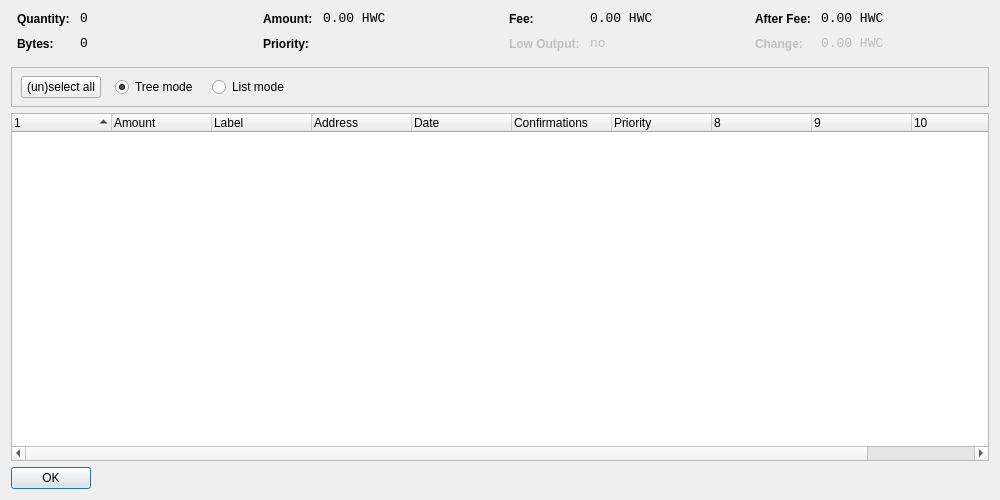
<?xml version="1.0" encoding="UTF-8"?>
<ui version="4.0">
 <class>CoinControlDialog</class>
 <widget class="QDialog" name="CoinControlDialog">
  <property name="geometry">
   <rect>
    <x>0</x>
    <y>0</y>
    <width>1000</width>
    <height>500</height>
   </rect>
  </property>
  <property name="windowTitle">
   <string>Coin Control</string>
  </property>
  <layout class="QVBoxLayout" name="verticalLayout">
   <item>
    <layout class="QHBoxLayout" name="horizontalLayoutTop" stretch="0,0,0,0">
     <property name="topMargin">
      <number>0</number>
     </property>
     <property name="bottomMargin">
      <number>10</number>
     </property>
     <item>
      <layout class="QFormLayout" name="formLayoutCoinControl1">
       <property name="horizontalSpacing">
        <number>10</number>
       </property>
       <property name="verticalSpacing">
        <number>10</number>
       </property>
       <property name="leftMargin">
        <number>6</number>
       </property>
       <property name="rightMargin">
        <number>6</number>
       </property>
       <item row="0" column="0">
        <widget class="QLabel" name="labelCoinControlQuantityText">
         <property name="styleSheet">
          <string notr="true">font-weight:bold;</string>
         </property>
         <property name="text">
          <string>Quantity:</string>
         </property>
        </widget>
       </item>
       <item row="0" column="1">
        <widget class="QLabel" name="labelCoinControlQuantity">
         <property name="font">
          <font>
           <family>Monospace</family>
           <pointsize>10</pointsize>
          </font>
         </property>
         <property name="cursor">
          <cursorShape>IBeamCursor</cursorShape>
         </property>
         <property name="contextMenuPolicy">
          <enum>Qt::ActionsContextMenu</enum>
         </property>
         <property name="text">
          <string notr="true">0</string>
         </property>
         <property name="textInteractionFlags">
          <set>Qt::LinksAccessibleByMouse|Qt::TextSelectableByKeyboard|Qt::TextSelectableByMouse</set>
         </property>
        </widget>
       </item>
       <item row="1" column="0">
        <widget class="QLabel" name="labelCoinControlBytesText">
         <property name="styleSheet">
          <string notr="true">font-weight:bold;</string>
         </property>
         <property name="text">
          <string>Bytes:</string>
         </property>
        </widget>
       </item>
       <item row="1" column="1">
        <widget class="QLabel" name="labelCoinControlBytes">
         <property name="font">
          <font>
           <family>Monospace</family>
           <pointsize>10</pointsize>
          </font>
         </property>
         <property name="cursor">
          <cursorShape>IBeamCursor</cursorShape>
         </property>
         <property name="contextMenuPolicy">
          <enum>Qt::ActionsContextMenu</enum>
         </property>
         <property name="text">
          <string notr="true">0</string>
         </property>
         <property name="textInteractionFlags">
          <set>Qt::LinksAccessibleByMouse|Qt::TextSelectableByKeyboard|Qt::TextSelectableByMouse</set>
         </property>
        </widget>
       </item>
      </layout>
     </item>
     <item>
      <layout class="QFormLayout" name="formLayoutCoinControl2">
       <property name="horizontalSpacing">
        <number>10</number>
       </property>
       <property name="verticalSpacing">
        <number>10</number>
       </property>
       <property name="leftMargin">
        <number>6</number>
       </property>
       <property name="rightMargin">
        <number>6</number>
       </property>
       <item row="0" column="0">
        <widget class="QLabel" name="labelCoinControlAmountText">
         <property name="styleSheet">
          <string notr="true">font-weight:bold;</string>
         </property>
         <property name="text">
          <string>Amount:</string>
         </property>
        </widget>
       </item>
       <item row="0" column="1">
        <widget class="QLabel" name="labelCoinControlAmount">
         <property name="font">
          <font>
           <family>Monospace</family>
           <pointsize>10</pointsize>
          </font>
         </property>
         <property name="cursor">
          <cursorShape>IBeamCursor</cursorShape>
         </property>
         <property name="contextMenuPolicy">
          <enum>Qt::ActionsContextMenu</enum>
         </property>
         <property name="text">
          <string notr="true">0.00 HWC</string>
         </property>
         <property name="textInteractionFlags">
          <set>Qt::LinksAccessibleByMouse|Qt::TextSelectableByKeyboard|Qt::TextSelectableByMouse</set>
         </property>
        </widget>
       </item>
       <item row="1" column="0">
        <widget class="QLabel" name="labelCoinControlPriorityText">
         <property name="styleSheet">
          <string notr="true">font-weight:bold;</string>
         </property>
         <property name="text">
          <string>Priority:</string>
         </property>
        </widget>
       </item>
       <item row="1" column="1">
        <widget class="QLabel" name="labelCoinControlPriority">
         <property name="font">
          <font>
           <family>Monospace</family>
           <pointsize>10</pointsize>
          </font>
         </property>
         <property name="cursor">
          <cursorShape>IBeamCursor</cursorShape>
         </property>
         <property name="contextMenuPolicy">
          <enum>Qt::ActionsContextMenu</enum>
         </property>
         <property name="text">
          <string/>
         </property>
         <property name="textInteractionFlags">
          <set>Qt::LinksAccessibleByMouse|Qt::TextSelectableByKeyboard|Qt::TextSelectableByMouse</set>
         </property>
        </widget>
       </item>
      </layout>
     </item>
     <item>
      <layout class="QFormLayout" name="formLayoutCoinControl3">
       <property name="horizontalSpacing">
        <number>10</number>
       </property>
       <property name="verticalSpacing">
        <number>10</number>
       </property>
       <property name="leftMargin">
        <number>6</number>
       </property>
       <property name="rightMargin">
        <number>6</number>
       </property>
       <item row="0" column="0">
        <widget class="QLabel" name="labelCoinControlFeeText">
         <property name="styleSheet">
          <string notr="true">font-weight:bold;</string>
         </property>
         <property name="text">
          <string>Fee:</string>
         </property>
        </widget>
       </item>
       <item row="0" column="1">
        <widget class="QLabel" name="labelCoinControlFee">
         <property name="font">
          <font>
           <family>Monospace</family>
           <pointsize>10</pointsize>
          </font>
         </property>
         <property name="cursor">
          <cursorShape>IBeamCursor</cursorShape>
         </property>
         <property name="contextMenuPolicy">
          <enum>Qt::ActionsContextMenu</enum>
         </property>
         <property name="text">
          <string notr="true">0.00 HWC</string>
         </property>
         <property name="textInteractionFlags">
          <set>Qt::LinksAccessibleByMouse|Qt::TextSelectableByKeyboard|Qt::TextSelectableByMouse</set>
         </property>
        </widget>
       </item>
       <item row="1" column="0">
        <widget class="QLabel" name="labelCoinControlLowOutputText">
         <property name="enabled">
          <bool>false</bool>
         </property>
         <property name="styleSheet">
          <string notr="true">font-weight:bold;</string>
         </property>
         <property name="text">
          <string>Low Output:</string>
         </property>
        </widget>
       </item>
       <item row="1" column="1">
        <widget class="QLabel" name="labelCoinControlLowOutput">
         <property name="enabled">
          <bool>false</bool>
         </property>
         <property name="font">
          <font>
           <family>Monospace</family>
           <pointsize>10</pointsize>
          </font>
         </property>
         <property name="cursor">
          <cursorShape>IBeamCursor</cursorShape>
         </property>
         <property name="contextMenuPolicy">
          <enum>Qt::ActionsContextMenu</enum>
         </property>
         <property name="text">
          <string notr="true">no</string>
         </property>
         <property name="textInteractionFlags">
          <set>Qt::LinksAccessibleByMouse|Qt::TextSelectableByKeyboard|Qt::TextSelectableByMouse</set>
         </property>
        </widget>
       </item>
      </layout>
     </item>
     <item>
      <layout class="QFormLayout" name="formLayoutCoinControl4">
       <property name="horizontalSpacing">
        <number>10</number>
       </property>
       <property name="verticalSpacing">
        <number>10</number>
       </property>
       <property name="leftMargin">
        <number>6</number>
       </property>
       <property name="rightMargin">
        <number>6</number>
       </property>
       <item row="0" column="0">
        <widget class="QLabel" name="labelCoinControlAfterFeeText">
         <property name="styleSheet">
          <string notr="true">font-weight:bold;</string>
         </property>
         <property name="text">
          <string>After Fee:</string>
         </property>
        </widget>
       </item>
       <item row="0" column="1">
        <widget class="QLabel" name="labelCoinControlAfterFee">
         <property name="font">
          <font>
           <family>Monospace</family>
           <pointsize>10</pointsize>
          </font>
         </property>
         <property name="cursor">
          <cursorShape>IBeamCursor</cursorShape>
         </property>
         <property name="contextMenuPolicy">
          <enum>Qt::ActionsContextMenu</enum>
         </property>
         <property name="text">
          <string notr="true">0.00 HWC</string>
         </property>
         <property name="textInteractionFlags">
          <set>Qt::LinksAccessibleByMouse|Qt::TextSelectableByKeyboard|Qt::TextSelectableByMouse</set>
         </property>
        </widget>
       </item>
       <item row="1" column="0">
        <widget class="QLabel" name="labelCoinControlChangeText">
         <property name="enabled">
          <bool>false</bool>
         </property>
         <property name="styleSheet">
          <string notr="true">font-weight:bold;</string>
         </property>
         <property name="text">
          <string>Change:</string>
         </property>
        </widget>
       </item>
       <item row="1" column="1">
        <widget class="QLabel" name="labelCoinControlChange">
         <property name="enabled">
          <bool>false</bool>
         </property>
         <property name="font">
          <font>
           <family>Monospace</family>
           <pointsize>10</pointsize>
          </font>
         </property>
         <property name="cursor">
          <cursorShape>IBeamCursor</cursorShape>
         </property>
         <property name="contextMenuPolicy">
          <enum>Qt::ActionsContextMenu</enum>
         </property>
         <property name="text">
          <string notr="true">0.00 HWC</string>
         </property>
         <property name="textInteractionFlags">
          <set>Qt::LinksAccessibleByMouse|Qt::TextSelectableByKeyboard|Qt::TextSelectableByMouse</set>
         </property>
        </widget>
       </item>
      </layout>
     </item>
    </layout>
   </item>
   <item>
    <widget class="QFrame" name="frame">
     <property name="minimumSize">
      <size>
       <width>0</width>
       <height>40</height>
      </size>
     </property>
     <property name="frameShape">
      <enum>QFrame::StyledPanel</enum>
     </property>
     <property name="frameShadow">
      <enum>QFrame::Sunken</enum>
     </property>
     <widget class="QWidget" name="horizontalLayoutWidget">
      <property name="geometry">
       <rect>
        <x>10</x>
        <y>0</y>
        <width>781</width>
        <height>41</height>
       </rect>
      </property>
      <layout class="QHBoxLayout" name="horizontalLayoutPanel" stretch="0,0,0,0,0">
       <property name="spacing">
        <number>14</number>
       </property>
       <item>
        <widget class="QPushButton" name="pushButtonSelectAll">
         <property name="sizePolicy">
          <sizepolicy hsizetype="Maximum" vsizetype="Fixed">
           <horstretch>0</horstretch>
           <verstretch>0</verstretch>
          </sizepolicy>
         </property>
         <property name="text">
          <string>(un)select all</string>
         </property>
        </widget>
       </item>
       <item>
        <widget class="QRadioButton" name="radioTreeMode">
         <property name="sizePolicy">
          <sizepolicy hsizetype="Maximum" vsizetype="Fixed">
           <horstretch>0</horstretch>
           <verstretch>0</verstretch>
          </sizepolicy>
         </property>
         <property name="text">
          <string>Tree mode</string>
         </property>
         <property name="checked">
          <bool>true</bool>
         </property>
        </widget>
       </item>
       <item>
        <widget class="QRadioButton" name="radioListMode">
         <property name="sizePolicy">
          <sizepolicy hsizetype="Maximum" vsizetype="Fixed">
           <horstretch>0</horstretch>
           <verstretch>0</verstretch>
          </sizepolicy>
         </property>
         <property name="text">
          <string>List mode</string>
         </property>
        </widget>
       </item>
       <item>
        <spacer name="horizontalSpacer">
         <property name="orientation">
          <enum>Qt::Horizontal</enum>
         </property>
         <property name="sizeHint" stdset="0">
          <size>
           <width>40</width>
           <height>20</height>
          </size>
         </property>
        </spacer>
       </item>
      </layout>
     </widget>
    </widget>
   </item>
   <item>
    <widget class="CoinControlTreeWidget" name="treeWidget">
     <property name="contextMenuPolicy">
      <enum>Qt::CustomContextMenu</enum>
     </property>
     <property name="sortingEnabled">
      <bool>false</bool>
     </property>
     <property name="columnCount">
      <number>11</number>
     </property>
     <attribute name="headerShowSortIndicator" stdset="0">
      <bool>true</bool>
     </attribute>
     <attribute name="headerStretchLastSection">
      <bool>false</bool>
     </attribute>
     <column>
      <property name="text">
       <string/>
      </property>
     </column>
     <column>
      <property name="text">
       <string>Amount</string>
      </property>
     </column>
     <column>
      <property name="text">
       <string>Label</string>
      </property>
     </column>
     <column>
      <property name="text">
       <string>Address</string>
      </property>
     </column>
     <column>
      <property name="text">
       <string>Date</string>
      </property>
     </column>
     <column>
      <property name="text">
       <string>Confirmations</string>
      </property>
      <property name="toolTip">
       <string>Confirmed</string>
      </property>
     </column>
     <column>
      <property name="text">
       <string>Priority</string>
      </property>
     </column>
     <column>
      <property name="text">
       <string/>
      </property>
     </column>
     <column>
      <property name="text">
       <string/>
      </property>
     </column>
     <column>
      <property name="text">
       <string/>
      </property>
     </column>
     <column>
      <property name="text">
       <string/>
      </property>
     </column>
    </widget>
   </item>
   <item>
    <widget class="QDialogButtonBox" name="buttonBox">
     <property name="sizePolicy">
      <sizepolicy hsizetype="Maximum" vsizetype="Fixed">
       <horstretch>0</horstretch>
       <verstretch>0</verstretch>
      </sizepolicy>
     </property>
     <property name="orientation">
      <enum>Qt::Horizontal</enum>
     </property>
     <property name="standardButtons">
      <set>QDialogButtonBox::Ok</set>
     </property>
    </widget>
   </item>
  </layout>
 </widget>
 <customwidgets>
  <customwidget>
   <class>CoinControlTreeWidget</class>
   <extends>QTreeWidget</extends>
   <header>coincontroltreewidget.h</header>
  </customwidget>
 </customwidgets>
 <resources/>
 <connections/>
</ui>
